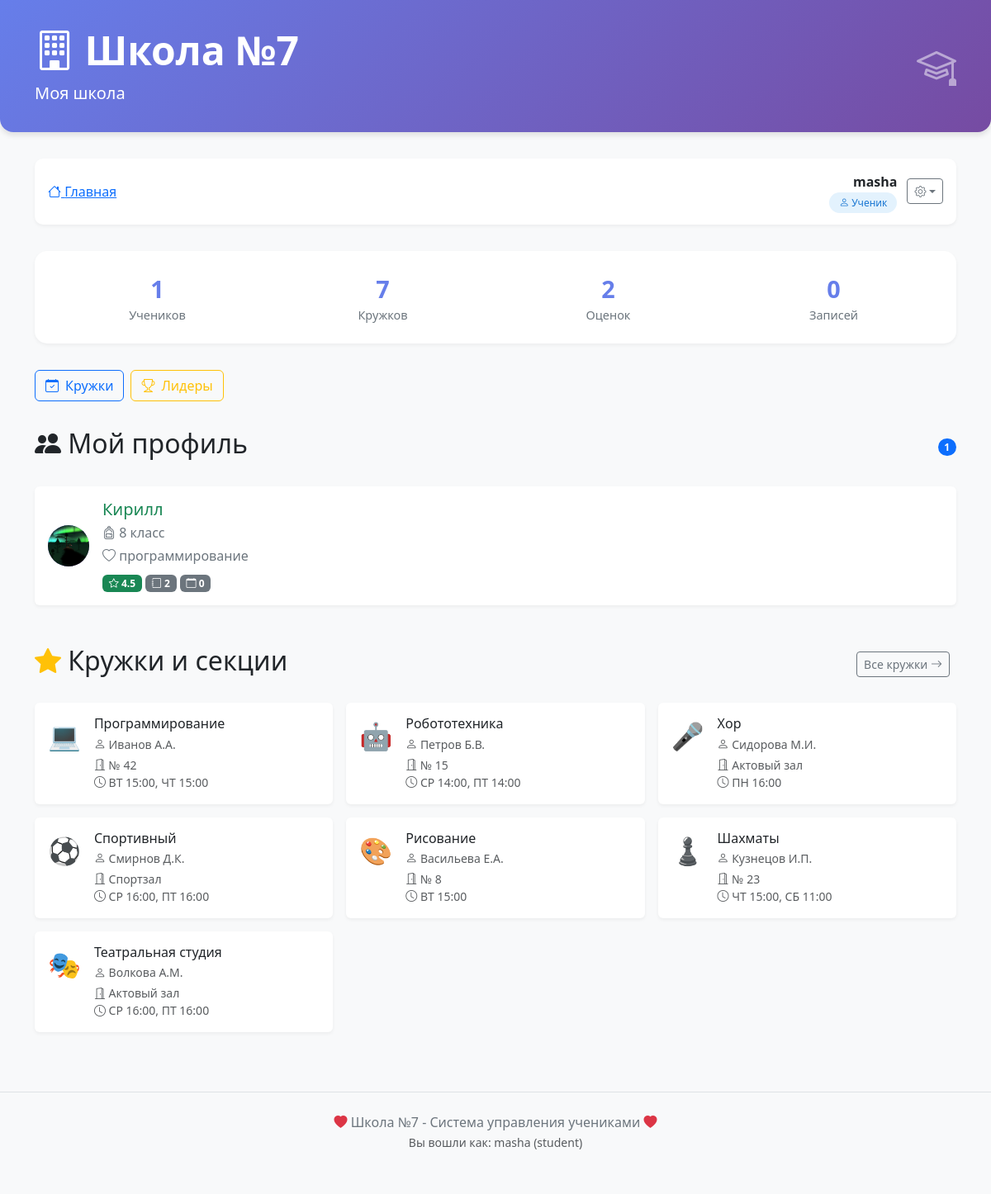
The page / (signed in) on the database its author committed.
### database.py (models this page shows)
class UserDB(Base):
    __tablename__ = "users"
    id = Column(Integer, primary_key=True, index=True)
    username = Column(String, unique=True, index=True, nullable=False)
    password = Column(String, nullable=False)
    role = Column(Enum(UserRole), default=UserRole.STUDENT, nullable=False)
    student_id = Column(Integer, ForeignKey("students.id"), nullable=True)  # УБРАТЬ unique=True
    vk_id = Column(String, nullable=True)
    student = relationship("StudentDB", back_populates="user")
    created_at = Column(String, default=lambda: datetime.now().strftime("%d.%m.%Y %H:%M"))

class StudentDB(Base):
    __tablename__ = "students"
    id = Column(Integer, primary_key=True, index=True)
    name = Column(String, index=True)
    grade = Column(Integer)
    hobby = Column(String)
    avatar = Column(String, nullable=True)
    grades = relationship("GradeDB", back_populates="student", cascade="all, delete-orphan")
    clubs = relationship("ClubDB", secondary="student_clubs", back_populates="students")
    user = relationship("UserDB", back_populates="student", uselist=False)

class ClubDB(Base):
    __tablename__ = "clubs"
    id = Column(Integer, primary_key=True, index=True)
    name = Column(String)
    teacher = Column(String)
    room = Column(String)
    schedule = Column(String)
    students = relationship("StudentDB", secondary="student_clubs", back_populates="clubs")

### main.py (the view)
@app.get("/", response_class=HTMLResponse)
async def home(
        request: Request,
        db: Session = Depends(get_db),
        current_user: Optional[UserDB] = Depends(get_current_user_from_session)
):
    if not current_user:
        return RedirectResponse(url="/login", status_code=303)
    if current_user.role == UserRole.STUDENT:
        student = db.query(StudentDB).filter(StudentDB.id == current_user.student_id).first()
        students = [student] if student else []
        show_add_button = False
        show_delete_buttons = False
        show_edit_buttons = False
    else:
        students = db.query(StudentDB).all()
        show_add_button = True
        show_edit_buttons = True
        show_delete_buttons = (current_user.role == UserRole.ADMIN)
    clubs = db.query(ClubDB).all()
    return templates.TemplateResponse(
        "index.html",
        {
            "request": request,
            "students": students,
            "clubs": clubs,
            "school_name": "Школа №7",
            "title": "Моя школа",
            "current_user": current_user,
            "show_add_button": show_add_button,
            "show_edit_buttons": show_edit_buttons,
            "show_delete_buttons": show_delete_buttons
        }
    )

### templates/index.html (shortened to what this page needs)
{% extends "base.html" %}
{% block header_subtitle %}{{ title }}{% endblock %}
{% block content %}
{% if students %}
<div class="stats-card">
    <div class="row text-center">
        <div class="col-md-3 col-6">
            <div class="stat-number">{{ students|length }}</div>
            <div class="stat-label">Учеников</div>
        </div>
        <div class="col-md-3 col-6">
            <div class="stat-number">{{ clubs|length if clubs else 0 }}</div>
            <div class="stat-label">Кружков</div>
        </div>
        <div class="col-md-3 col-6">
            <div class="stat-number">
                {% set total_grades = namespace(count=0) %}
                {% for s in students %}
                    {% set total_grades.count = total_grades.count + s.grades|length %}
                {% endfor %}
                {{ total_grades.count }}
            </div>
            <div class="stat-label">Оценок</div>
        </div>
        <div class="col-md-3 col-6">
            <div class="stat-number">
                {% set total_clubs = namespace(count=0) %}
                {% for s in students %}
                    {% set total_clubs.count = total_clubs.count + s.clubs|length %}
                {% endfor %}
                {{ total_clubs.count }}
            </div>
            <div class="stat-label">Записей</div>
        </div>
    </div>
</div>
{% endif %}
<div class="d-flex justify-content-between align-items-center mb-4">
    <div class="btn-actions">
        <a href="/clubs" class="btn btn-outline-primary btn-icon"><i class="bi bi-calendar-check"></i> Кружки</a>
        <a href="/leaders" class="btn btn-outline-warning btn-icon"><i class="bi bi-trophy"></i> Лидеры</a>
    </div>
</div>
<div class="section-title">
    <h2><i class="bi bi-people-fill"></i> {% if current_user.role.value == 'student' %}Мой профиль{% else %}Ученики{% endif %}</h2>
    {% if students %}<span class="badge bg-primary rounded-pill">{{ students|length }}</span>{% endif %}
</div>
{% if students %}
<div class="row g-3 mb-4">
    {% for student in students %}
    <div class="col-12">
        <div class="card student-card">
            <a href="/student/{{ student.id }}" class="student-link">
                <div class="card-body d-flex align-items-center gap-3">
                    <div class="avatar-circle">
                        {% if student.avatar %}<img src="{{ student.avatar }}" alt="{{ student.name }}">
                        {% else %}{{ student.name[0]|upper }}{% endif %}
                    </div>
                    <div class="flex-grow-1">
                        <h5 class="text-success mb-1">{{ student.name }}</h5>
                        <p class="text-secondary mb-1"><i class="bi bi-backpack"></i> {{ student.grade }} класс</p>
                        <p class="text-secondary mb-0"><i class="bi bi-heart"></i> {{ student.hobby }}</p>
                        <div class="mt-2">
                            {% if student.grades|length > 0 %}
                                {% set total_score = namespace(value=0) %}
                                {% for grade in student.grades %}
                                    {% set total_score.value = total_score.value + grade.score %}
                                {% endfor %}
                                {% set avg = total_score.value / student.grades|length %}
                                <span class="badge
                                    {% if avg >= 4.5 %}bg-success
                                    {% elif avg >= 4.0 %}bg-info
                                    {% elif avg >= 3.0 %}bg-warning
                                    {% else %}bg-danger{% endif %}">
                                    <i class="bi bi-star"></i> {{ "%.1f"|format(avg) }}
                                </span>
                            {% endif %}
                            <span class="badge bg-secondary"><i class="bi bi-journal"></i> {{ student.grades|length }}</span>
                            <span class="badge bg-secondary"><i class="bi bi-calendar"></i> {{ student.clubs|length }}</span>
                        </div>
                    </div>
                </div>
            </a>
        </div>
    </div>
    {% endfor %}
</div>
{% else %}
<div class="empty-state">
    <i class="bi bi-people"></i>
    <h3>Нет учеников</h3>
    {% if show_add_button %}<a href="/add-student-with-avatar" class="btn btn-success btn-lg mt-3"><i class="bi bi-person-plus-fill"></i> Добавить ученика</a>{% endif %}
</div>
{% endif %}
{% if clubs %}
<div class="section-title">
    <h2><i class="bi bi-star-fill text-warning"></i> Кружки и секции</h2>
    <div>
        <a href="/clubs" class="btn btn-sm btn-outline-secondary me-2">Все кружки <i class="bi bi-arrow-right"></i></a>
    </div>
</div>
<div class="row g-3 mb-4">
    {% for club in clubs %}
    <div class="col-md-4 col-sm-6">
        <div class="card club-card h-100">
            <div class="card-body">
                <div class="d-flex align-items-start">
                    <div class="club-icon me-3">
                        {% if "Программ" in club.name %}💻
                        {% elif "Робот" in club.name %}🤖
                        {% elif "Хор" in club.name %}🎤
                        {% elif "Спорт" in club.name %}⚽
                        {% elif "Рисование" in club.name %}🎨
                        {% elif "Шахмат" in club.name %}♟️
                        {% elif "Театр" in club.name %}🎭
                        {% else %}🎯{% endif %}
                    </div>
                    <div class="flex-grow-1">
                        <h6 class="card-title mb-1">{{ club.name }}</h6>
                        <p class="card-text small text-muted mb-1">
                            <i class="bi bi-person"></i> {{ club.teacher }}
                        </p>
                        <p class="card-text small text-muted mb-0">
                            <i class="bi bi-door-open"></i> {{ club.room }}
                            {% if club.schedule %}
                            <br><i class="bi bi-clock"></i> {{ club.schedule }}
                            {% endif %}
                        </p>
                    </div>
                </div>
            </div>
        </div>
    </div>
    {% endfor %}
</div>
{% endif %}
{% endblock %}

### templates/base.html (shortened to what this page needs)
<!DOCTYPE html>
<html lang="ru">
<head>
    <link href="https://cdn.jsdelivr.net/npm/bootstrap@5.3.0/dist/css/bootstrap.min.css" rel="stylesheet">
    <link rel="stylesheet" href="https://cdn.jsdelivr.net/npm/bootstrap-icons@1.11.0/font/bootstrap-icons.css">
</head>
<body>
    {% if not hide_header %}
    <div class="school-header">
        <div class="container">
            <div class="d-flex justify-content-between align-items-center">
                <div>
                    <h1 class="display-5 fw-bold"><i class="bi bi-building"></i> {{ school_name | default('Школа №7') }}</h1>
                    <p class="lead mb-0">{% block header_subtitle %}Система управления школой{% endblock %}</p>
                </div>
                <div><i class="bi bi-mortarboard" style="font-size: 3rem; opacity: 0.5;"></i></div>
            </div>
        </div>
    </div>
    {% endif %}
    <div class="container main-content">
        {% if current_user and not hide_nav %}
        <div class="navbar-custom">
            <div class="d-flex justify-content-between align-items-center flex-wrap">
                <div>
                    <nav aria-label="breadcrumb">
                        <ol class="breadcrumb mb-0">
                            <li class="breadcrumb-item"><a href="/"><i class="bi bi-house"></i> Главная</a></li>
                        </ol>
                    </nav>
                </div>
                <div class="user-badge">
                    <div class="text-end">
                        <strong>{{ current_user.username }}</strong><br>
                        <small>
                            {% if current_user.role.value == 'student' %}
                                <span class="role-badge role-student"><i class="bi bi-person"></i> Ученик</span>
                            {% elif current_user.role.value == 'teacher' %}
                                <span class="role-badge role-teacher"><i class="bi bi-person-badge"></i> Учитель</span>
                            {% elif current_user.role.value == 'admin' %}
                                <span class="role-badge role-admin"><i class="bi bi-shield-lock"></i> Администратор</span>
                            {% endif %}
                        </small>
                    </div>
                    <div class="dropdown">
                        <button class="btn btn-outline-secondary btn-sm dropdown-toggle" type="button" data-bs-toggle="dropdown"><i class="bi bi-gear"></i></button>
                    </div>
                </div>
            </div>
        </div>
        {% endif %}
        {% block content %}{% endblock %}
    </div>
    {% if not hide_footer %}
    <footer class="footer">
        <div class="container">
            <p class="mb-0"><i class="bi bi-heart-fill text-danger"></i> Школа №7 - Система управления учениками <i class="bi bi-heart-fill text-danger"></i></p>
            <small class="text-muted">{% if current_user %}Вы вошли как: {{ current_user.username }} ({{ current_user.role.value }}){% else %}<a href="/login">Войти в систему</a>{% endif %}</small>
        </div>
    </footer>
    {% endif %}
</body>
</html>

### templates/base.html (style rules this page uses)
* { margin: 0; padding: 0; box-sizing: border-box; }
body { background-color: #f8f9fa; padding-bottom: 2rem; min-height: 100vh; display: flex; flex-direction: column; font-family: 'Segoe UI', sans-serif; }
.main-content { flex: 1; }
.school-header { background: linear-gradient(135deg, #667eea 0%, #764ba2 100%); color: white; padding: 2rem 0; margin-bottom: 2rem; border-radius: 0 0 1rem 1rem; box-shadow: 0 4px 6px rgba(0,0,0,0.1); }
.navbar-custom { background: white; box-shadow: 0 2px 4px rgba(0,0,0,0.05); margin-bottom: 2rem; border-radius: 10px; padding: 1rem; }
.user-badge { display: flex; align-items: center; gap: 0.75rem; }
.role-badge { font-size: 0.75rem; padding: 0.25rem 0.75rem; border-radius: 20px; font-weight: 500; }
.role-student { background-color: #e3f2fd; color: #1976d2; }
.avatar-circle { width: 50px; height: 50px; border-radius: 50%; background: linear-gradient(135deg, #667eea 0%, #764ba2 100%); display: flex; align-items: center; justify-content: center; color: white; font-weight: bold; font-size: 1.5rem; overflow: hidden; flex-shrink: 0; }
.avatar-circle img { width: 100%; height: 100%; object-fit: cover; }
.student-card { transition: transform 0.2s, box-shadow 0.2s; border: none; box-shadow: 0 2px 4px rgba(0,0,0,0.05); position: relative; margin-bottom: 1rem; }
.student-link { text-decoration: none; color: inherit; display: block; padding-right: 60px; }
.club-card { transition: transform 0.2s; border: none; box-shadow: 0 2px 4px rgba(0,0,0,0.05); height: 100%; }
.club-icon { font-size: 2rem; margin-right: 1rem; }
.section-title { display: flex; align-items: center; justify-content: space-between; margin-bottom: 1.5rem; margin-top: 2rem; }
.stats-card { background: white; border-radius: 15px; padding: 1.5rem; box-shadow: 0 2px 4px rgba(0,0,0,0.05); margin-bottom: 2rem; }
.stat-number { font-size: 1.8rem; font-weight: bold; color: #667eea; }
.stat-label { color: #6c757d; font-size: 0.9rem; }
.btn-icon { display: inline-flex; align-items: center; gap: 0.5rem; }
.btn-actions { display: flex; gap: 0.5rem; flex-wrap: wrap; }
.footer { margin-top: 3rem; padding: 1.5rem 0; text-align: center; color: #6c757d; border-top: 1px solid #dee2e6; }

### rows shown on the page
UserDB: username "masha", role.value "student"
StudentDB: avatar (picture), name "Кирилл", grade "8", hobby "программирование", avg "4.5", grades|length "2", clubs|length "0"
ClubDB: name "Программирование", teacher "Иванов А.А.", room "№ 42", schedule "ВТ 15:00, ЧТ 15:00"
ClubDB: name "Робототехника", teacher "Петров Б.В.", room "№ 15", schedule "СР 14:00, ПТ 14:00"
ClubDB: name "Хор", teacher "Сидорова М.И.", room "Актовый зал", schedule "ПН 16:00"
ClubDB: name "Спортивный", teacher "Смирнов Д.К.", room "Спортзал", schedule "СР 16:00, ПТ 16:00"
ClubDB: name "Рисование", teacher "Васильева Е.А.", room "№ 8", schedule "ВТ 15:00"
ClubDB: name "Шахматы", teacher "Кузнецов И.П.", room "№ 23", schedule "ЧТ 15:00, СБ 11:00"
ClubDB: name "Театральная студия", teacher "Волкова А.М.", room "Актовый зал", schedule "СР 16:00, ПТ 16:00"

### other values the page prints
{{ school_name | default('Школа №7') }} "Школа №7"
{{ title }} "Моя школа"
{{ students|length }} "1"
{{ clubs|length if clubs else 0 }} "7"
{{ total_grades.count }} "2"
{{ total_clubs.count }} "0"
